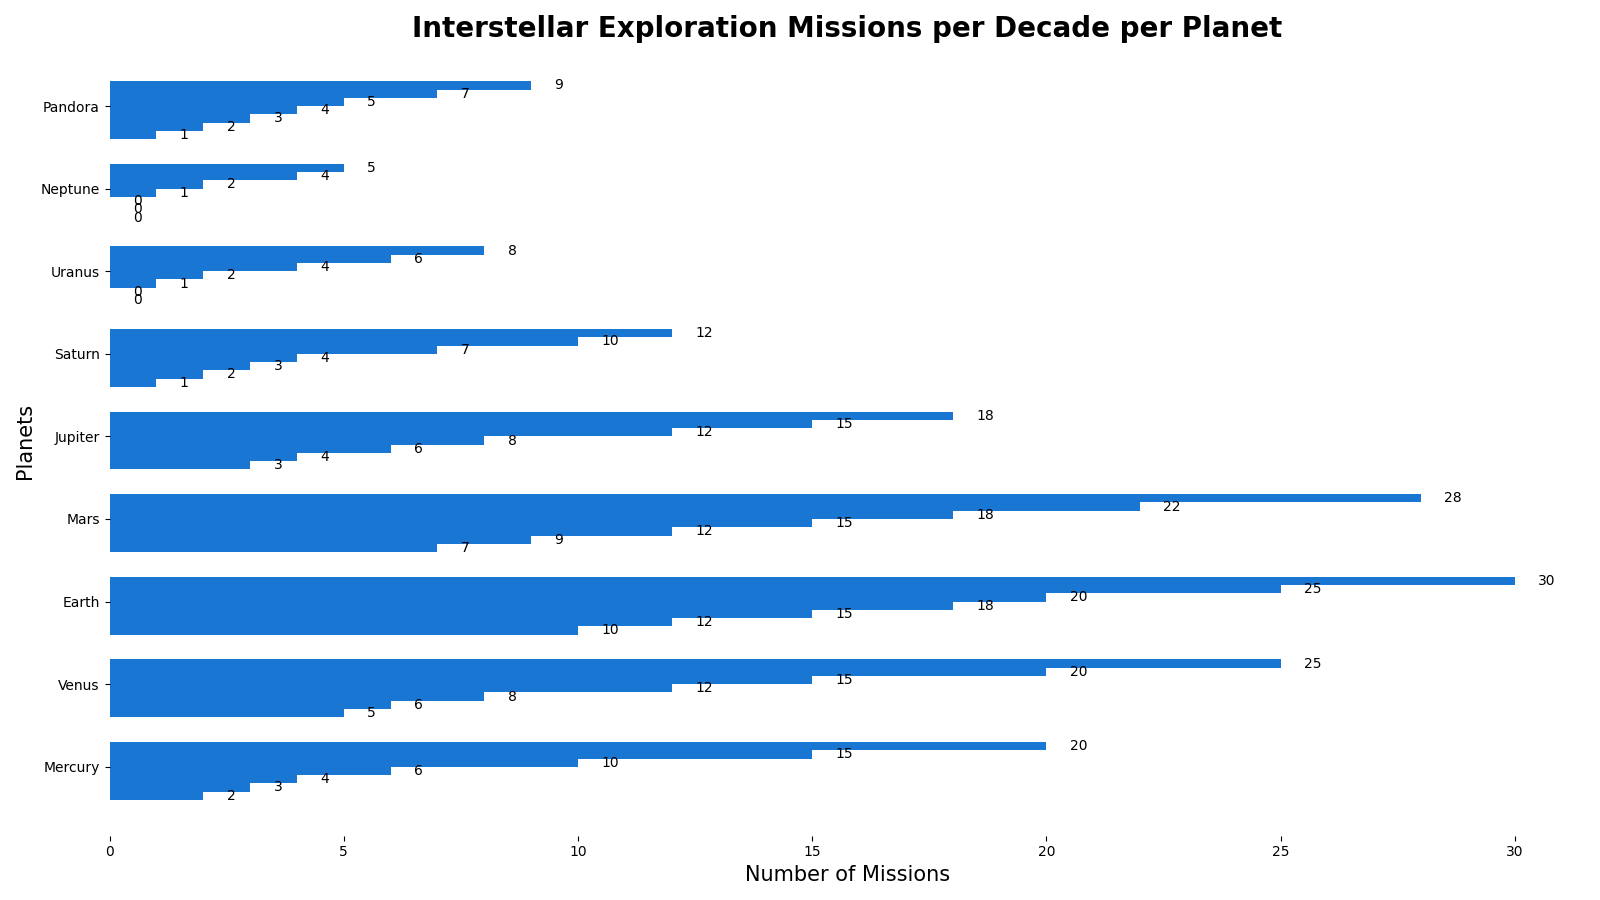

Write the Python code that produced this figure.
import matplotlib.pyplot as plt
import numpy as np

decades = ['1960s', '1970s', '1980s', '1990s', '2000s', '2010s', '2020s']
planets = ['Mercury', 'Venus', 'Earth', 'Mars', 'Jupiter', 'Saturn', 'Uranus', 'Neptune', 'Pandora']
missions = np.array([
    [2, 5, 10, 7, 3, 1, 0, 0, 1],
    [3, 6, 12, 9, 4, 2, 0, 0, 2],
    [4, 8, 15, 12, 6, 3, 1, 0, 3],
    [6, 12, 18, 15, 8, 4, 2, 1, 4],
    [10, 15, 20, 18, 12, 7, 4, 2, 5],
    [15, 20, 25, 22, 15, 10, 6, 4, 7],
    [20, 25, 30, 28, 18, 12, 8, 5, 9]
])

fig, ax = plt.subplots(figsize=(16, 9))
single_color = '#1976d2'  # Apply a single color across all data groups
bar_height = 0.10
indices = np.arange(len(planets))

for i, decade in enumerate(decades):
    ax.barh(indices + i * bar_height, missions[i], bar_height, color=single_color)

ax.set_title('Interstellar Exploration Missions per Decade per Planet', fontsize=20, fontweight='bold')
ax.set_xlabel('Number of Missions', fontsize=15)
ax.set_ylabel('Planets', fontsize=15)
ax.set_yticks(indices + 3.5 * bar_height)
ax.set_yticklabels(planets)

for i in range(len(planets)):
    for j in range(len(decades)):
        ax.text(missions[j, i] + 0.5, i + j * bar_height, f'{missions[j, i]}', va='center', ha='left', fontsize=10, color='black')

ax.set_frame_on(False)

plt.tight_layout()
plt.show()
